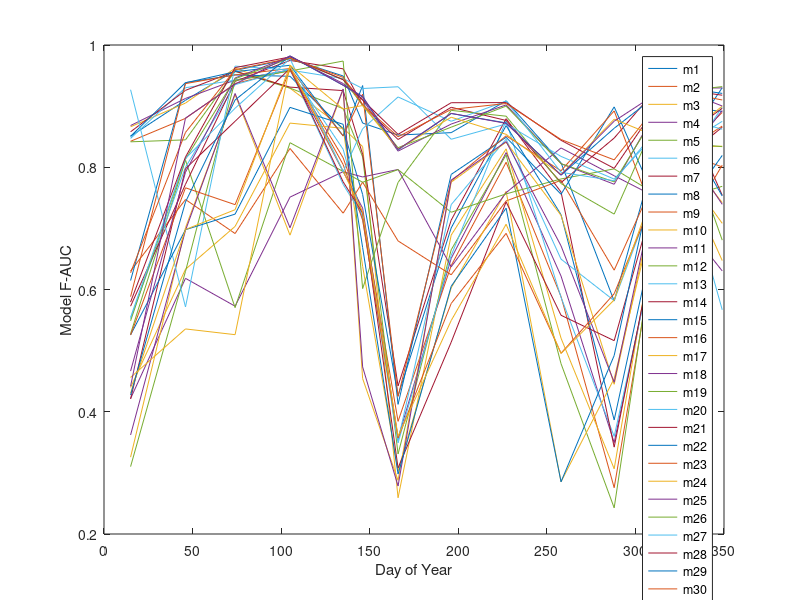

This chart was generated by the following MATLAB code:
days = [15,46,74,105,135,146,166,196,227, 258, 288, 319, 349];

m1 = [0.850727449,0.909587444,0.958340818,0.977423145,0.949355502,0.872308511,0.852665973,0.856628598,0.908678995,0.80727369,0.581097821,0.901986141,0.891190115];
m2 = [0.842493991,0.879956492,0.936916667,0.95926414,0.815497208,0.724074505,0.384308576,0.639134839,0.808132586,0.588413073,0.275743516,0.803854585,0.889614689];
m3 = [0.866221356,0.90498488,0.962077534,0.929326653,0.863997146,0.833751961,0.259275798,0.688999362,0.830124023,0.520360154,0.306726766,0.832641126,0.834451457];
m4 = [0.868238594,0.912551944,0.942653382,0.959357317,0.792967379,0.733097069,0.356568805,0.650968796,0.823966986,0.621978859,0.349496844,0.781223855,0.892705774];
m5 = [0.841614271,0.844809819,0.956942821,0.929496193,0.895925941,0.816922257,0.330915131,0.664932068,0.820320431,0.47866112,0.242761619,0.841660169,0.833701444];
m6 = [0.847240668,0.930155039,0.942393182,0.958976552,0.829384433,0.715079693,0.349044186,0.655705392,0.876262524,0.587202631,0.359658715,0.767283106,0.898542209];
m7 = [0.85796583,0.925798904,0.957151699,0.931099467,0.925426442,0.821147655,0.442266252,0.713484337,0.879474776,0.75942424,0.342108031,0.794831129,0.865524452];
m8 = [0.850580996,0.938433302,0.951039311,0.948824464,0.862437395,0.755471919,0.426203173,0.700763884,0.868188198,0.722442292,0.38657387,0.801023966,0.930118482];
m9 = [0.630193558,0.747190647,0.691573835,0.830747146,0.724885298,0.775599153,0.679506269,0.624063849,0.744853246,0.778668844,0.631619367,0.832055337,0.800467295];
m10 = [0.439791836,0.633092188,0.70321098,0.872228422,0.863675055,0.637935162,0.303394095,0.60271956,0.760439599,0.285484618,0.454271491,0.82850701,0.708235865];
m11 = [0.421557456,0.618266012,0.572713808,0.751127407,0.792762985,0.784113145,0.796364713,0.637177225,0.758423445,0.831589575,0.786087449,0.740124465,0.630376374]; 
m12 = [0.527559213,0.811593781,0.570325306,0.840169582,0.793078246,0.775443672,0.796136241,0.726355501,0.756442601,0.780870151,0.797381972,0.742703996,0.768842901];
m13 = [0.552299711,0.800006955,0.935158907,0.960257911,0.771922164,0.72045264,0.353243641,0.738856349,0.845918701,0.649696562,0.581809338,0.820739482,0.875166431];
m14 = [0.572686747,0.772090303,0.940498906,0.974758843,0.961005429,0.901341615,0.845401629,0.89811688,0.876569714,0.774922761,0.847768166,0.952349531,0.754150667];
m15 = [0.614687614,0.938173833,0.956186342,0.966837047,0.851372014,0.933658205,0.412105465,0.788300498,0.849008254,0.755808359,0.898764547,0.696428379,0.819370577];
m16 = [0.588281968,0.936835362,0.951149652,0.961528761,0.851099313,0.919528181,0.425159475,0.777488678,0.851452531,0.794223639,0.892198327,0.655964063,0.80349708];
m17 = [0.325719124,0.701106822,0.918745272,0.68890234,0.927219486,0.454286989,0.287703579,0.775570894,0.841019552,0.721234056,0.444965316,0.854418551,0.742048692];
m18 = [0.361973221,0.696721931,0.920684197,0.701053881,0.928064647,0.473334216,0.278503722,0.778983397,0.841979079,0.671407291,0.448195738,0.868610633,0.739341656];
m19 = [0.310228226,0.629662918,0.941728056,0.957459799,0.973753775,0.601542302,0.775183751,0.89304603,0.883559165,0.773344882,0.723354629,0.926333534,0.680737618];
m20 = [0.926842798,0.571492722,0.965481175,0.95900983,0.945051934,0.928843651,0.931661816,0.845775871,0.870813435,0.817758309,0.780643767,0.877766744,0.56680208];
m21 = [0.420958604,0.797625926,0.875211316,0.961604774,0.776161367,0.725202994,0.308103716,0.513841628,0.74332789,0.557855188,0.51629261,0.833757779,0.896481281];
m22 = [0.525750621,0.697810296,0.723318734,0.897957883,0.870298152,0.668671867,0.298154836,0.605318229,0.733068809,0.285422827,0.491995299,0.905510193,0.752901973];
m23 = [0.525431635,0.766400377,0.738802937,0.959959815,0.804438132,0.713545282,0.357043921,0.577174232,0.691879772,0.495701108,0.593140641,0.8109277,0.867366536];
m24 = [0.430563302,0.698115908,0.7305371,0.965819106,0.793257944,0.726610011,0.359933562,0.549243382,0.706742287,0.495339189,0.582972885,0.832084026,0.899808374];
m25 = [0.46649741,0.791888854,0.946031362,0.981188756,0.936957883,0.910724293,0.826371671,0.870686602,0.901987907,0.805827117,0.772182622,0.929315689,0.929781328];
m26 = [0.548807914,0.813397358,0.944610783,0.97842217,0.943492183,0.901364686,0.832067872,0.865581842,0.900057377,0.805829324,0.776137434,0.92204396,0.931947693];
m27 = [0.55440823,0.81444493,0.896563103,0.977546096,0.79271123,0.86300976,0.915026261,0.875211128,0.908271174,0.791764135,0.777930294,0.886683537,0.862144027];
m28 = [0.579447652,0.816740696,0.963004914,0.980493782,0.943125692,0.909957589,0.853866744,0.905582402,0.905770402,0.844079093,0.798211737,0.930112107,0.917863868];
m29 = [0.427331308,0.743183925,0.910082207,0.982004931,0.93412842,0.914975772,0.828285765,0.887866992,0.872563005,0.787044843,0.863769107,0.933554506,0.920827448];
m30 = [0.627346756,0.856971088,0.959682874,0.978237918,0.947167857,0.902572755,0.849869148,0.894613951,0.904281238,0.845341396,0.812112519,0.927130933,0.910048955];
m31 = [0.456135371,0.535493078,0.526105182,0.966938281,0.895148036,0.901025638,0.829633875,0.88183429,0.8538615,0.787956261,0.878615329,0.8419218,0.647322939];
m32 = [0.441727822,0.880416916,0.936032911,0.982292518,0.934326772,0.915894613,0.829221718,0.888191557,0.871768548,0.787328419,0.875371666,0.933982385,0.900201618];


figure;
plot( days, m1);

hold on;
plot( days, m2);
plot( days, m3);
plot( days, m4);
plot( days, m5);
plot( days, m6);
plot( days, m7);
plot( days, m8);
plot( days, m9);
plot( days, m10);
plot( days, m11);
plot( days, m12);
plot( days, m13);
plot( days, m14);
plot( days, m15);
plot( days, m16);
plot( days, m17);
plot( days, m18);
plot( days, m19);
plot( days, m20);
plot( days, m21);
plot( days, m22);
plot( days, m23);
plot( days, m24);
plot( days, m25);
plot( days, m26);
plot( days, m27);
plot( days, m28);
plot( days, m29);
plot( days, m30);
plot( days, m31);
plot( days, m32);





xlabel('Day of Year');
ylabel('Model F-AUC');
legend('m1', 'm2','m3','m4','m5', 'm6','m7','m8','m9','m10','m11','m12', 'm13', 'm14','m15','m16', 'm17','m18','m19','m20', 'm21', 'm22', 'm23', 'm24', 'm25', 'm26', 'm27','m28','m29','m30','m31','m32');